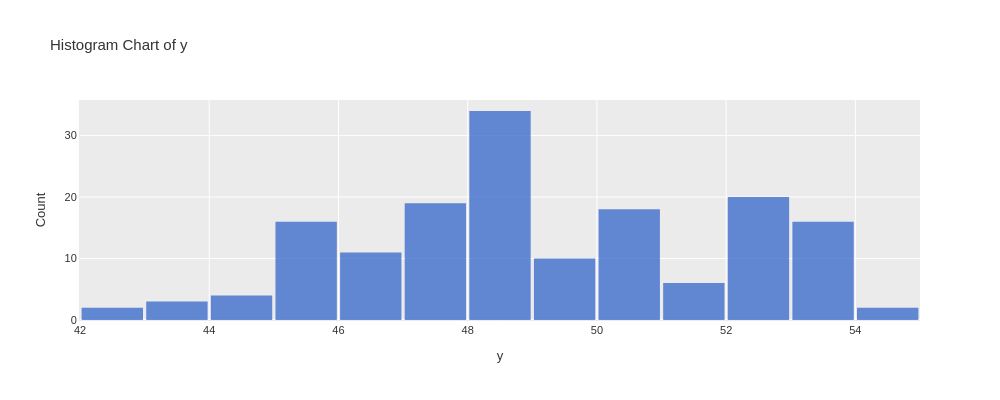

This figure's notebook cell:
### Markdown cell above
## 1.5 Quick Distribution Check: Histogram

Before diving into control charts, you can visualize the distribution of your response variable using a histogram.

### Code cell
# Histogram of response variable
study.execute(chart='Histogram', bins=15).plot(template='ggplot').show()

### Figure 1 — Plotly figure (JSON) as saved in the notebook; plotly's stock layout.template omitted (floating-point values rounded to 4 significant figures; data arrays with more than 128 entries replaced by an {"elided": "..."} marker saying what was removed)
{"data": [{"marker": {"color": "#3366CC"}, "name": "y", "nbinsx": 15, "opacity": 0.75, "type": "histogram", "x": {"elided": "161 float values"}}], "layout": {"bargap": 0.05, "font": {"color": "#333333", "family": "sans-serif", "size": 11}, "height": 400, "paper_bgcolor": "white", "plot_bgcolor": "#EBEBEB", "showlegend": false, "title": {"text": "Histogram Chart of y"}, "width": 1000, "xaxis": {"gridcolor": "white", "gridwidth": 1, "linecolor": "#EBEBEB", "linewidth": 1, "showgrid": true, "showline": true, "title": {"text": "y"}}, "yaxis": {"gridcolor": "white", "gridwidth": 1, "linecolor": "#EBEBEB", "linewidth": 1, "showgrid": true, "showline": true, "title": {"text": "Count"}}}}
